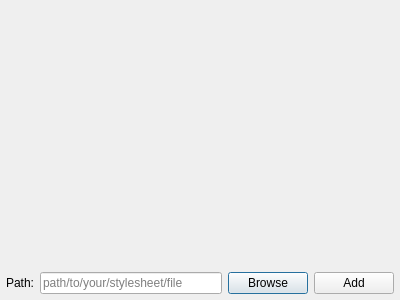
<?xml version="1.0" encoding="UTF-8"?>
<ui version="4.0">
 <class>ThemeDialog</class>
 <widget class="QDialog" name="ThemeDialog">
  <property name="geometry">
   <rect>
    <x>0</x>
    <y>0</y>
    <width>400</width>
    <height>300</height>
   </rect>
  </property>
  <property name="windowTitle">
   <string>Dialog</string>
  </property>
  <layout class="QVBoxLayout" name="mainLayout">
   <property name="leftMargin">
    <number>3</number>
   </property>
   <property name="topMargin">
    <number>3</number>
   </property>
   <property name="rightMargin">
    <number>3</number>
   </property>
   <property name="bottomMargin">
    <number>3</number>
   </property>
   <item>
    <widget class="QLabel" name="statusLabel">
     <property name="text">
      <string/>
     </property>
     <property name="alignment">
      <set>Qt::AlignCenter</set>
     </property>
    </widget>
   </item>
   <item>
    <layout class="QHBoxLayout" name="addLayout" stretch="0,1,0,0">
     <property name="leftMargin">
      <number>3</number>
     </property>
     <property name="topMargin">
      <number>3</number>
     </property>
     <property name="rightMargin">
      <number>3</number>
     </property>
     <property name="bottomMargin">
      <number>3</number>
     </property>
     <item>
      <widget class="QLabel" name="addLabel">
       <property name="text">
        <string>Path:</string>
       </property>
      </widget>
     </item>
     <item>
      <widget class="QLineEdit" name="addLineEdit">
       <property name="sizePolicy">
        <sizepolicy hsizetype="Preferred" vsizetype="Fixed">
         <horstretch>0</horstretch>
         <verstretch>0</verstretch>
        </sizepolicy>
       </property>
       <property name="placeholderText">
        <string>path/to/your/stylesheet/file</string>
       </property>
      </widget>
     </item>
     <item>
      <widget class="QPushButton" name="browseButton">
       <property name="sizePolicy">
        <sizepolicy hsizetype="Preferred" vsizetype="Fixed">
         <horstretch>0</horstretch>
         <verstretch>0</verstretch>
        </sizepolicy>
       </property>
       <property name="text">
        <string>Browse</string>
       </property>
      </widget>
     </item>
     <item>
      <widget class="QPushButton" name="addButton">
       <property name="text">
        <string>Add</string>
       </property>
      </widget>
     </item>
    </layout>
   </item>
  </layout>
 </widget>
 <resources/>
 <connections/>
</ui>
